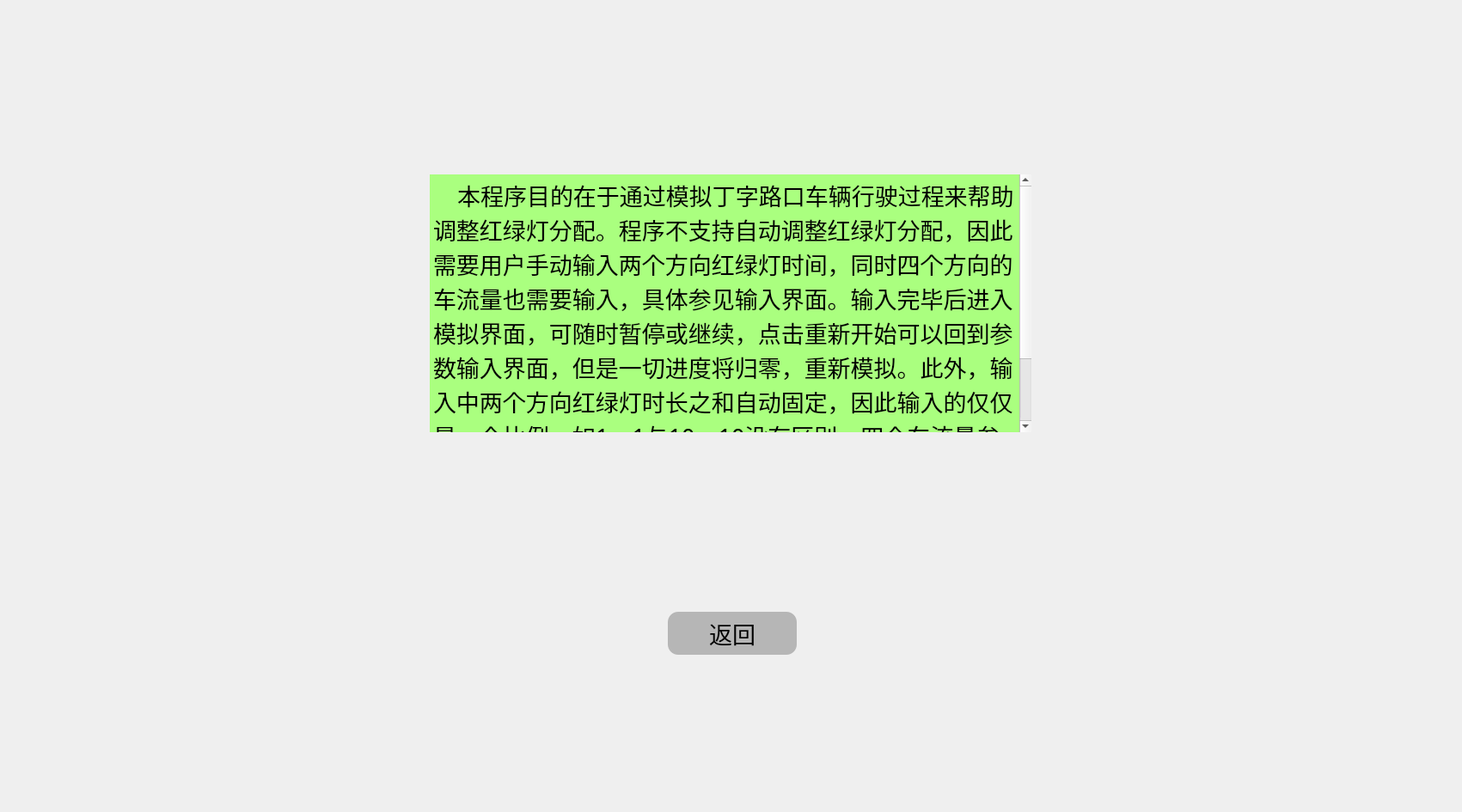
<?xml version="1.0" encoding="UTF-8"?>
<ui version="4.0">
 <class>Dialog3</class>
 <widget class="QDialog" name="Dialog3">
  <property name="geometry">
   <rect>
    <x>0</x>
    <y>0</y>
    <width>1701</width>
    <height>945</height>
   </rect>
  </property>
  <property name="windowTitle">
   <string>Dialog</string>
  </property>
  <property name="styleSheet">
   <string notr="true">QPushButton
{
	background-color: rgb(182, 182, 182);
	border-radius: 12px;
	font: 20pt &quot;方正粗黑宋简体&quot;;
}</string>
  </property>
  <layout class="QGridLayout" name="gridLayout">
   <item row="5" column="0" rowspan="3" colspan="5">
    <widget class="QWidget" name="widget" native="true">
     <layout class="QHBoxLayout" name="horizontalLayout">
      <item>
       <spacer name="horizontalSpacer_2">
        <property name="orientation">
         <enum>Qt::Horizontal</enum>
        </property>
        <property name="sizeHint" stdset="0">
         <size>
          <width>757</width>
          <height>20</height>
         </size>
        </property>
       </spacer>
      </item>
      <item>
       <widget class="QPushButton" name="pushButton_3">
        <property name="sizePolicy">
         <sizepolicy hsizetype="Fixed" vsizetype="Fixed">
          <horstretch>0</horstretch>
          <verstretch>0</verstretch>
         </sizepolicy>
        </property>
        <property name="minimumSize">
         <size>
          <width>150</width>
          <height>50</height>
         </size>
        </property>
        <property name="maximumSize">
         <size>
          <width>150</width>
          <height>50</height>
         </size>
        </property>
        <property name="font">
         <font>
          <family>方正粗黑宋简体</family>
          <pointsize>20</pointsize>
          <weight>50</weight>
          <italic>false</italic>
          <bold>false</bold>
         </font>
        </property>
        <property name="styleSheet">
         <string notr="true"/>
        </property>
        <property name="text">
         <string>返回</string>
        </property>
       </widget>
      </item>
      <item>
       <spacer name="horizontalSpacer_3">
        <property name="orientation">
         <enum>Qt::Horizontal</enum>
        </property>
        <property name="sizeHint" stdset="0">
         <size>
          <width>487</width>
          <height>20</height>
         </size>
        </property>
       </spacer>
      </item>
     </layout>
    </widget>
   </item>
   <item row="3" column="0">
    <spacer name="horizontalSpacer">
     <property name="orientation">
      <enum>Qt::Horizontal</enum>
     </property>
     <property name="sizeHint" stdset="0">
      <size>
       <width>487</width>
       <height>20</height>
      </size>
     </property>
    </spacer>
   </item>
   <item row="4" column="2">
    <spacer name="verticalSpacer_3">
     <property name="orientation">
      <enum>Qt::Vertical</enum>
     </property>
     <property name="sizeHint" stdset="0">
      <size>
       <width>20</width>
       <height>203</height>
      </size>
     </property>
    </spacer>
   </item>
   <item row="2" column="4">
    <spacer name="horizontalSpacer_4">
     <property name="orientation">
      <enum>Qt::Horizontal</enum>
     </property>
     <property name="sizeHint" stdset="0">
      <size>
       <width>487</width>
       <height>20</height>
      </size>
     </property>
    </spacer>
   </item>
   <item row="2" column="1" rowspan="2" colspan="3">
    <widget class="QTextBrowser" name="textBrowser">
     <property name="sizePolicy">
      <sizepolicy hsizetype="Fixed" vsizetype="Fixed">
       <horstretch>0</horstretch>
       <verstretch>0</verstretch>
      </sizepolicy>
     </property>
     <property name="minimumSize">
      <size>
       <width>700</width>
       <height>300</height>
      </size>
     </property>
     <property name="maximumSize">
      <size>
       <width>700</width>
       <height>300</height>
      </size>
     </property>
     <property name="font">
      <font>
       <family>Agency FB</family>
       <pointsize>18</pointsize>
      </font>
     </property>
     <property name="styleSheet">
      <string notr="true">
	background-color:rgb(170, 255, 127);
	border: none;</string>
     </property>
     <property name="html">
      <string>&lt;!DOCTYPE HTML PUBLIC &quot;-//W3C//DTD HTML 4.0//EN&quot; &quot;http://www.w3.org/TR/REC-html40/strict.dtd&quot;&gt;
&lt;html&gt;&lt;head&gt;&lt;meta name=&quot;qrichtext&quot; content=&quot;1&quot; /&gt;&lt;style type=&quot;text/css&quot;&gt;
p, li { white-space: pre-wrap; }
&lt;/style&gt;&lt;/head&gt;&lt;body style=&quot; font-family:'Agency FB'; font-size:18pt; font-weight:400; font-style:normal;&quot;&gt;
&lt;p style=&quot; margin-top:0px; margin-bottom:0px; margin-left:0px; margin-right:0px; -qt-block-indent:0; text-indent:0px;&quot;&gt;&lt;span style=&quot; font-family:'SimSun'; font-size:20pt;&quot;&gt;    本程序目的在于通过模拟丁字路口车辆行驶过程来帮助调整红绿灯分配。程序不支持自动调整红绿灯分配，因此需要用户手动输入两个方向红绿灯时间，同时四个方向的车流量也需要输入，具体参见输入界面。输入完毕后进入模拟界面，可随时暂停或继续，点击重新开始可以回到参数输入界面，但是一切进度将归零，重新模拟。此外，输入中两个方向红绿灯时长之和自动固定，因此输入的仅仅是一个比例，如1，1与10，10没有区别，四个车流量参数同理，两个方向黄灯时长均固定为2s。输入应为非负整数。&lt;/span&gt;&lt;/p&gt;&lt;/body&gt;&lt;/html&gt;</string>
     </property>
    </widget>
   </item>
   <item row="0" column="2">
    <spacer name="verticalSpacer_2">
     <property name="orientation">
      <enum>Qt::Vertical</enum>
     </property>
     <property name="sizeHint" stdset="0">
      <size>
       <width>20</width>
       <height>202</height>
      </size>
     </property>
    </spacer>
   </item>
   <item row="8" column="2">
    <spacer name="verticalSpacer">
     <property name="orientation">
      <enum>Qt::Vertical</enum>
     </property>
     <property name="sizeHint" stdset="0">
      <size>
       <width>20</width>
       <height>173</height>
      </size>
     </property>
    </spacer>
   </item>
  </layout>
 </widget>
 <resources/>
 <connections/>
</ui>
